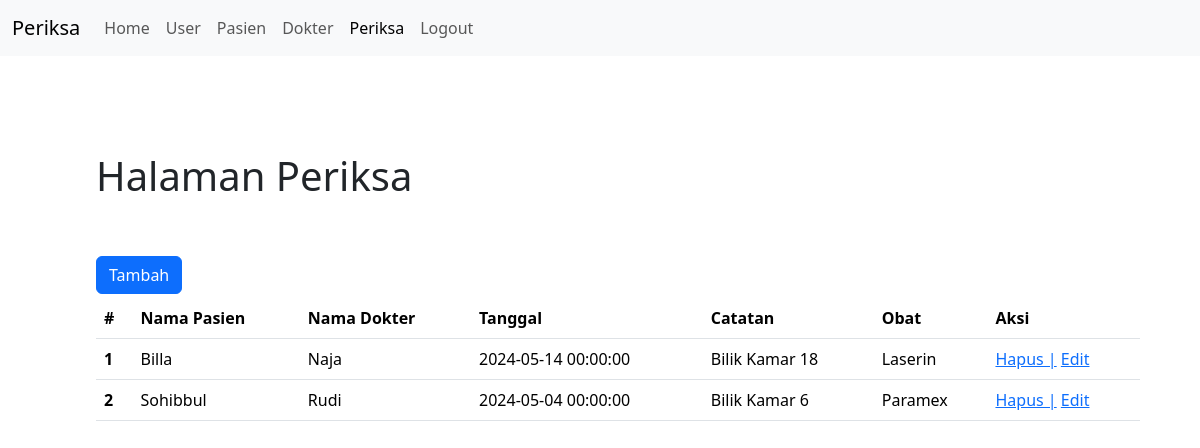
/periksa.php (signed in), run on the app's committed database.
### tables this page shows
CREATE TABLE `periksa` (
  `id` int(10) UNSIGNED NOT NULL,
  `id_dokter` int(11) UNSIGNED NOT NULL,
  `id_pasien` int(11) UNSIGNED NOT NULL,
  `tgl_periksa` datetime NOT NULL,
  `catatan` text NOT NULL,
  `obat` varchar(255) NOT NULL
);

CREATE TABLE `pasien` (
  `id` int(10) UNSIGNED NOT NULL,
  `nama` varchar(255) NOT NULL,
  `alamat` varchar(255) NOT NULL,
  `no_hp` varchar(50) NOT NULL
);

CREATE TABLE `dokter` (
  `id` int(10) UNSIGNED NOT NULL,
  `nama` varchar(255) NOT NULL,
  `alamat` varchar(255) NOT NULL,
  `no_hp` varchar(50) NOT NULL
);

### functions.php (called while the page is built, shortened)
<?php
$conn = mysqli_connect("localhost", "root", "root", "naja_uts");
function query($query)
{
    global $conn;
    $result = mysqli_query($conn, $query);
    $rows = [];
    while ($row = mysqli_fetch_assoc($result)) {
        $rows[] = $row;
    }
    return $rows;
}

### periksa.php (the view, shortened to what this page needs)
<?php
require 'functions.php';
$periksaData = query("SELECT * FROM periksa ");
?>
<!DOCTYPE html>
<html lang="en">
<head>
    <link href="https://cdn.jsdelivr.net/npm/bootstrap@5.3.3/dist/css/bootstrap.min.css" rel="stylesheet">
  </head>
  <body>
  <nav class="navbar navbar-expand-lg bg-body-tertiary">
    <div class="container-fluid">
        <a class="navbar-brand" href="#">Periksa</a>
        <div class="collapse navbar-collapse" id="navbarNav">
        <ul class="navbar-nav">
            <li class="nav-item">
            <a class="nav-link" href="home.php">Home</a>
            </li>
            <li class="nav-item">
            <a class="nav-link" href="user.php">User</a>
            </li>
            <li class="nav-item">
            <a class="nav-link" href="pasien.php">Pasien</a>
            </li>
            <li class="nav-item">
            <a class="nav-link" href="dokter.php">Dokter</a>
            </li>
            <li class="nav-item">
            <a class="nav-link active" aria-current="page" href="periksa.php">Periksa</a>
            </li>
            <li class="nav-item">
            <a class="nav-link" href="logout.php">Logout</a>
            </li>
        </ul>
        </div>
    </div>
    </nav>
    <div class="container p-5 m-5">
        <h1>Halaman Periksa</h1>
        <a href="addPeriksa.php" class="btn btn-primary mt-5">Tambah</a>
        <table class="table mt-1">
        <thead>
            <tr>
            <th scope="col">#</th>
            <th scope="col">Nama Pasien</th>
            <th scope="col">Nama Dokter</th>
            <th scope="col">Tanggal</th>
            <th scope="col">Catatan</th>
            <th scope="col">Obat</th>
            <th scope="col">Aksi</th>
            </tr>
        </thead>
        <tbody>
        <?php $i = 1;
        foreach ($periksaData as $m) : ?>
            <tr>
                <th scope="row"><?= $i++?></th>
                <?php $pas = query("SELECT * FROM pasien WHERE id =".$m['id_pasien']);
                foreach ($pas as $p) : ?>
                <td><?= $p['nama']?></td>
                <?php endforeach; ?>
                <?php $dok = query("SELECT * FROM dokter WHERE id =".$m['id_dokter']);
                foreach ($dok as $p) : ?>
                <td><?= $p['nama']?></td>
                <?php endforeach; ?>
                <td><?= $m['tgl_periksa']?></td>
                <td><?= $m['catatan']?></td>
                <td><?= $m['obat']?></td>
                <td>
                    <a href="hapusPeriksa.php?id=<?= $m['id'] ?>">Hapus |</a>
                    <a href="editPeriksa.php?id=<?= $m['id'] ?>"> Edit</a>
                </td>
            </tr>
            <?php endforeach; ?>
        </tbody>
        </table>
    </div>
  </body>
</html>

### data on the page
periksa: tgl_periksa "2024-05-14 00:00:00", catatan "Bilik Kamar 18", obat "Laserin"
pasien: nama "Billa"
dokter: nama "Naja"
periksa: tgl_periksa "2024-05-04 00:00:00", catatan "Bilik Kamar 6", obat "Paramex"
pasien: nama "Sohibbul"
dokter: nama "Rudi"
